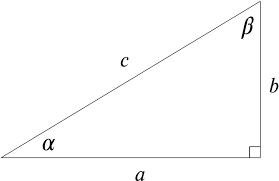
#> input picture AngleFinder/testImage.png, 279 x 181 px
$ python angleFinder.py
#> lines starting #> are read from the running program, lines starting #| are printed output that depends on the picture
import cv2
import math

path = 'testImage.png'
img = cv2.imread(path)
#> img is the input picture: shape (181, 279, 3); min 0, max 255, mean 251.9
img = cv2.resize(img, (1000,800))
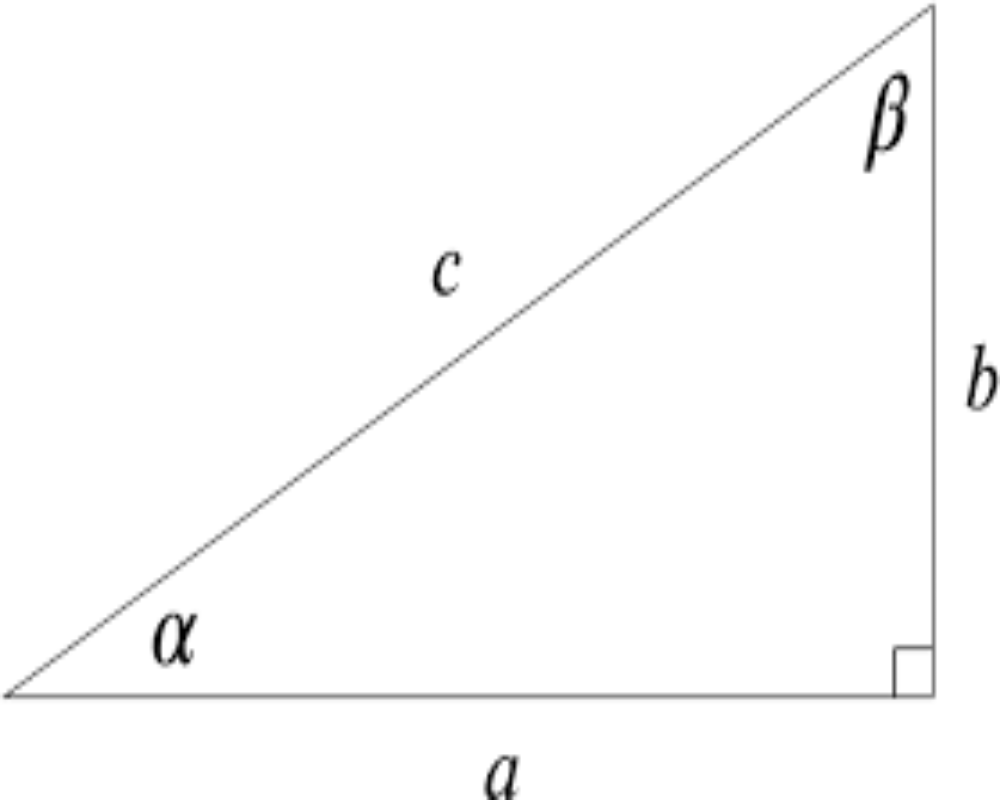
#> img: shape (800, 1000, 3); min 0, max 255, mean 251.9
pointsList = []

# Detect where the mouse clicked
def mousePoints(event, x, y, flags, params):
    if event == cv2.EVENT_LBUTTONDOWN:
        size = len(pointsList)
        if size != 0 and size % 3 != 0:
            cv2.line(img, tuple(pointsList[round((size-1)/3)*3]), (x,y), (0,0,255), 2)
        cv2.circle(img, (x,y), 5, (0,255,0), cv2.FILLED)
        pointsList.append([x,y])
        print(pointsList)

# Get Gradient
def gradient(pt1, pt2):
    return (pt2[1] - pt1[1]) / (pt2[0] - pt1[0])

# Calculating Angle
def getAngle(pointsList):
    pt1, pt2, pt3 = pointsList[-3:]
    m1 = gradient(pt1, pt2)
    m2 = gradient(pt1, pt3)
    angR = math.atan((m2-m1) / (1+(m2*m1)))
    angD = round(math.degrees(angR))

    cv2.putText(img, str(angD), (pt1[0]-40, pt1[1]-20), cv2.FONT_HERSHEY_COMPLEX, 1.5, (0,255,0), 2)


while True:

    if len(pointsList) % 3 == 0 and len(pointsList) != 0:
        getAngle(pointsList)


    cv2.imshow('Image', img)
    cv2.setMouseCallback('Image', mousePoints)

    # To refresh image upon pressing 'q'
    if cv2.waitKey(1) & 0xFF == ord('q'):
#> (key q is pressed here)
        pointsList = []
        img = cv2.imread(path)
        img = cv2.resize(img, (1000,800))
